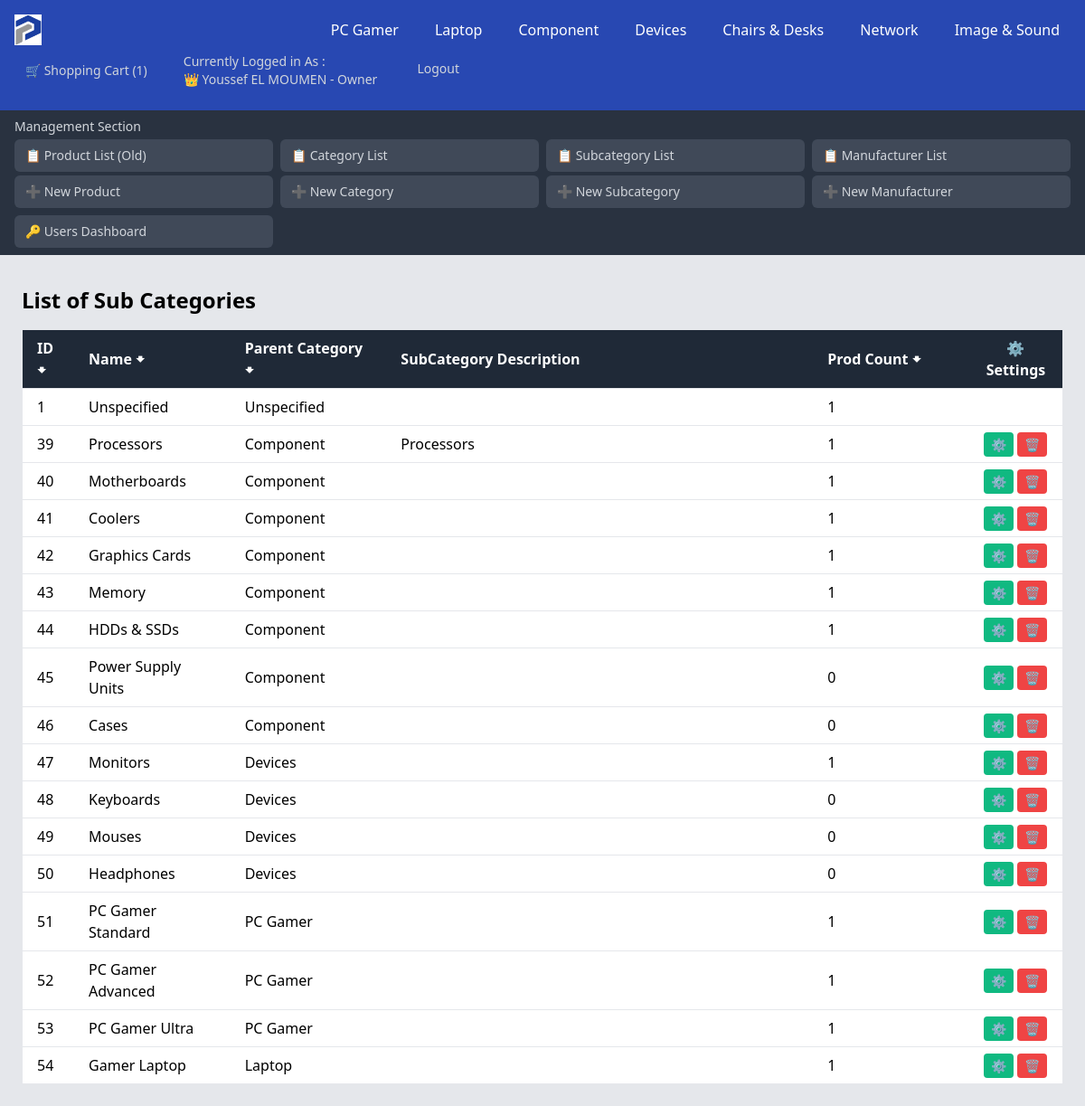
Page /Category/SubCategories/SubCategories_List.php (signed in) on the earlier database version.
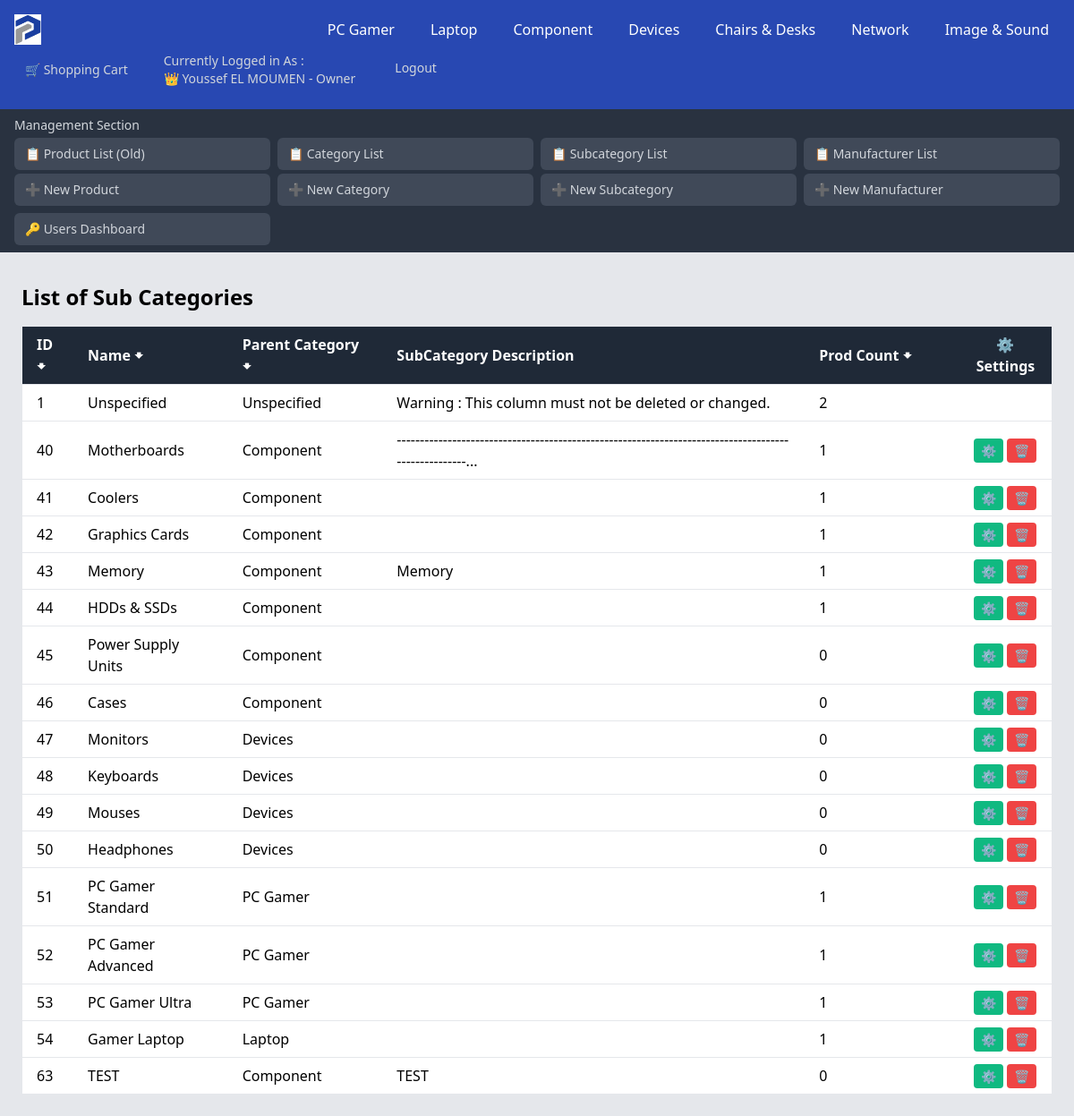
Same page on the later database version.
### tables this page shows
CREATE TABLE `categories` (
  `Category_ID` int NOT NULL AUTO_INCREMENT,
  `Category_Name` varchar(100) DEFAULT 'Unspecified',
  `Category_Desc` varchar(2000) DEFAULT NULL,
  PRIMARY KEY (`Category_ID`),
  UNIQUE KEY `UC_Category_Name` (`Category_Name`),
  UNIQUE KEY `Category_Name` (`Category_Name`)
);

CREATE TABLE `subcategories` (
  `SubCategory_ID` int NOT NULL AUTO_INCREMENT,
  `SubCategory_Name` varchar(100) DEFAULT NULL,
  `SubCategory_Desc` varchar(2000) DEFAULT NULL,
  `Category_ID` int DEFAULT NULL,
  PRIMARY KEY (`SubCategory_ID`),
  KEY `Category_ID` (`Category_ID`),
  CONSTRAINT `subcategories_ibfk_1` FOREIGN KEY (`Category_ID`) REFERENCES `categories` (`Category_ID`)
);

### Category/SubCategories/SubCategories_List.php (the view, shortened to what the changed rows need)
<!DOCTYPE html>
<html lang="en">
<head>
    <?php
    include_once ("../../DB_Connexion.php");
    $User_ID = $_SESSION['User_ID'];
    $query = "SELECT User_Role, User_Username , User_FirstName , User_LastName FROM Users WHERE User_ID = :User_ID";
    $pdostmt = $connexion->prepare($query);
    $pdostmt->execute([':User_ID' => $User_ID]);
    if ($User = $pdostmt->fetch(PDO::FETCH_ASSOC)) {
        $User_Role = $User['User_Role'];
        $User_FullName = $User['User_FirstName'] . ' ' . $User['User_LastName'];
    }
    $Categories = "SELECT Category_ID, Category_Name FROM Categories ORDER BY Category_ID ASC";
    $pdoCategories = $connexion->prepare($Categories);
    $pdoCategories->execute();
    $Categories = $pdoCategories->fetchAll(PDO::FETCH_ASSOC);
    if (isset($_SESSION['User_ID'])) {
        $Shopping_Cart = "SELECT CartItem_ID FROM ShoppingCart WHERE User_ID = :User_ID";
        $pdostmt_shopping = $connexion->prepare($Shopping_Cart);
        $pdostmt_shopping->execute([':User_ID' => $User_ID]);
        $Cart_Count = $pdostmt_shopping->rowCount();
    }
    $Query_SubCategory = "SELECT Sub.SubCategory_ID, Sub.SubCategory_Name, Sub.SubCategory_Desc, C.Category_Name AS Category_Name,
                          COUNT(P.Product_ID) AS Product_Count
                          FROM SubCategories Sub
                          INNER JOIN Categories C ON Sub.Category_ID = C.Category_ID
                          LEFT JOIN Products P ON Sub.SubCategory_ID = P.SubCategory_ID
                          GROUP BY Sub.SubCategory_ID";
    $pdoQuery_SubCategory = $connexion->prepare($Query_SubCategory);
    $pdoQuery_SubCategory->execute();
    $SubCats = $pdoQuery_SubCategory->fetchAll(PDO::FETCH_ASSOC);
    ?>
</head>
<body class="bg-gray-200">
    <nav class="bg-blue-800 text-white">
        <div class="flex flex-wrap justify-between items-center p-4">
            <div class="flex flex-wrap space-x-4">
                <?php foreach ($Categories as $Category): ?>
                    <?php if ($Category['Category_Name'] !== 'Unspecified'):
                        ?>
                        <div class="relative category">
                            <a href="../.././?id=<?php echo $Category['Category_ID'] ?>&Type=Category&Name=<?php echo str_replace(' ', '', $Category['Category_Name']) ?>"
                                class="px-3 py-2 hover:bg-gray-700"><?php echo $Category['Category_Name']; ?></a>
                        </div>
                    <?php endif; ?>
                <?php endforeach; ?>
            </div>
            <div class="flex space-x-4">
                <?php if (isset($_SESSION['User_ID'])):
                    if ($User_Role === 'Owner') {
                        $Emoji = '👑';
                    } elseif ($User_Role === 'Admin') {
                        $Emoji = '👨‍💼';
                    } else {
                        $Emoji = '💼';
                    }
                    ?>
                    <a href="../../User/User_ShoppingCart.php"
                        class="flex items-center text-gray-300 hover:bg-green-700 px-3 py-2 rounded-md text-sm font-medium">
                        🛒 Shopping Cart
                        <?php if ($Cart_Count > 0) { ?>
                            (<?php echo $Cart_Count ?>)
                        <?php } ?>
                    </a>
                    <a class="text-gray-300 hover:bg-blue-700 px-3 py-2 rounded-md text-sm font-medium"
                        href="Use../r_Modify.php?id=<?php echo $User_ID; ?>&FullName=<?php echo urlencode($User_FullName); ?>">Currently
                        Logged in As : <br><span><?php echo $Emoji . ' ' . $User_FullName ?> -
                            <?php echo $User_Role ?></span></a>
                    <a href="../../User/User_Logout.php"
                        class="text-gray-300 hover:bg-red-700 px-4 py-4 rounded-md text-sm font-medium">Logout</a>
                <?php endif; ?>
            </div>
        </div>
    </nav>
    <div class="container mx-auto p-6" style="width : auto">
        <div class="content-wrapper">
            <h1 class="text-2xl font-bold mb-4">List of Sub Categories</h1>
            <div class="overflow-x-auto">
                <table class="min-w-full bg-white border border-gray-200">
                    <thead class="bg-gray-800 text-white">
                        <tr>
                            <th class="py-2 px-4 border-b text-left cursor-pointer" style="width : 5%"
                                onclick="sortTable(0)">ID
                                <span>🠻</span>
                            </th>
                            <th class="py-2 px-4 border-b text-left cursor-pointer" style="width : 15%"
                                onclick="sortTable(1)">Name
                                <span>🠻</span>
                            </th>
                            <th class="py-2 px-4 border-b text-left cursor-pointer" style="width : 15%"
                                onclick="sortTable(2)">Parent Category
                                <span>🠻</span>
                            </th>
                            <th class="py-2 px-4 border-b text-left">SubCategory Description</th>
                            <th class="py-2 px-4 border-b text-left cursor-pointer" style="width : 15%"
                                onclick="sortTable(4)">Prod Count
                                <span>🠻</span>
                            </th>
                            <th class="py-2 px-4 border-b" style="width : 9% ">⚙️ Settings</th>
                        </tr>
                    </thead>
                    <tbody>
                        <?php foreach ($SubCats as $SubCat):
                            $SubCat_Desc = strlen($SubCat['SubCategory_Desc']) > 100 ? substr($SubCat['SubCategory_Desc'], 0, 100) . "..." : $SubCat['SubCategory_Desc'];
                            ?>
                            <tr class="border-b hover:bg-gray-100">
                                <td class="py-2 px-4 text-left"><?php echo $SubCat['SubCategory_ID']; ?></td>
                                <td class="py-2 px-4 text-left"><?php echo $SubCat['SubCategory_Name']; ?></td>
                                <td class="py-2 px-4 text-left"><?php echo $SubCat['Category_Name']; ?></td>
                                <td class="py-2 px-4 text-left limited-text">
                                    <?php if (strlen($SubCat['SubCategory_Desc'] > 100)) {
                                        echo $SubCat['SubCategory_Desc'];
                                    } else {
                                        echo $SubCat_Desc ;
                                    } ?>
                                </td>
                                <td class="py-2 px-4 text-left"><?php echo $SubCat['Product_Count']; ?></td>
                                <td class="py-2 px-4 text-left">
                                    <?php if ($SubCat['SubCategory_Name'] !== 'Unspecified') { ?>
                                        <a href="SubCategories_Modify.php?id=<?php echo $SubCat['SubCategory_ID']; ?>&SubCategory_Name=<?php
                                           echo $SubCat['SubCategory_Name']; ?>"
                                            class="bg-green-500 text-white py-1 px-2 rounded hover:bg-green-600 text-sm">⚙️</a>
                                        <a href="SubCategories_Delete.php?id=<?php echo $SubCat['SubCategory_ID']; ?>"
                                            onclick="return confirm('Are you sure you want to delete this SubCategory?\n*Disclaimer* : This action is irreversible')"
                                            class="bg-red-500 text-white py-1 px-2 rounded hover:bg-red-600 text-sm">🗑️</a>
                                    <?php } ?>
                                </td>
                            </tr>
                        <?php endforeach; ?>
                    </tbody>
                </table>
            </div>
        </div>
    </div>
</body>
</html>

Differences in the rows shown:
removed subcategories: SubCategory_ID "39", SubCategory_Name "Processors", Category_ID.Category_Name "Component", SubCategory_Desc "Processors", Product_Count "1"
changed subcategories "Unspecified": SubCategory_Desc (not shown) → "Warning : This column must not be deleted or changed."; Product_Count "1" → "2"
changed subcategories "Motherboards": SubCategory_Desc (not shown) → "----------------------------------------------------------------------------------------------------..."
changed subcategories "Memory": SubCategory_Desc (not shown) → "Memory"
computed for subcategories "Monitors": Product_Count "1" → "0"
added subcategories: SubCategory_ID "63", SubCategory_Name "TEST", Category_ID.Category_Name "Component", SubCategory_Desc "TEST", Product_Count "0"
Other differences:
$Cart_Count: "1" → (not shown)
